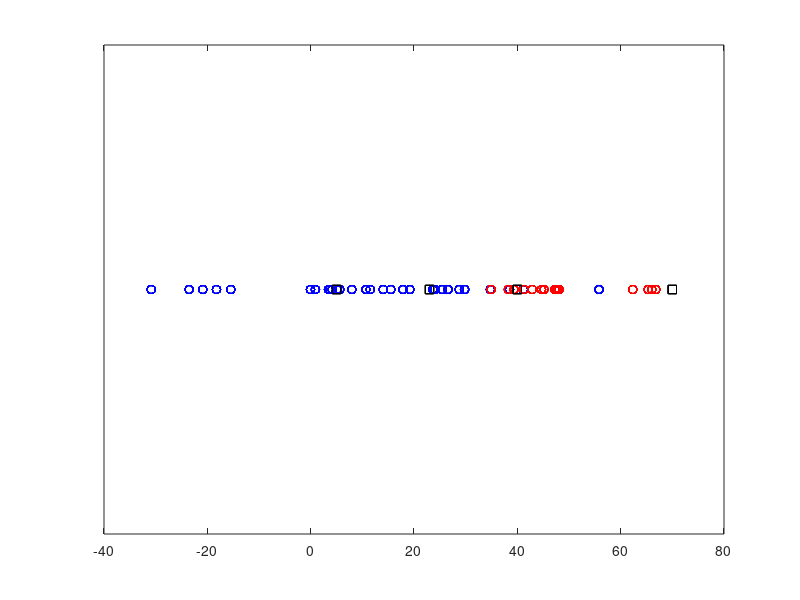
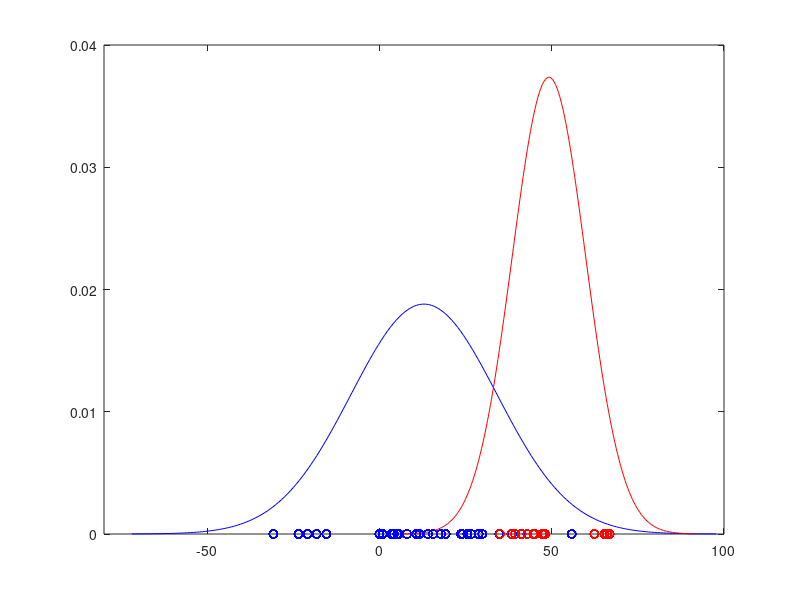
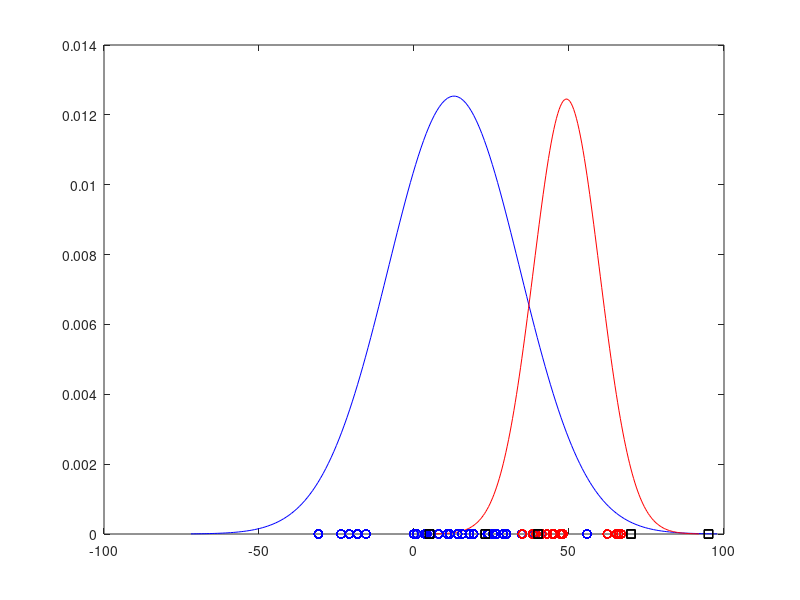

The MATLAB source for these figures, in order: (Note: this script raises an error after producing the figures.)
function f = one()

load('normdist(1).mat');


figure(1);
plot(S1, zeros(length(S1)), 'bo');
hold on;
plot(S2, zeros(length(S2)), 'ro');
hold on;
plot(T, zeros(length(T)), 'ks');
set(gca, 'YTick', 0:0:0);
set(gca, 'YTickLabel', {'','',''});
axis([-40 80 -0.1 0.1]);

figure(2);
maxEst=mle(S1);
muS1=maxEst(1);
sgS1=maxEst(2);
xS1=linspace(muS1-4*sgS1,muS1+4*sgS1,200);
pdfS1=1/(sqrt(2*pi)*sgS1)*exp(-(xS1-muS1).^2/(2*sgS1^2));
plot(xS1,pdfS1,'b');
axis([-80 100 0 0.04]);

hold on;

maxEst=mle(S2);
muS2=maxEst(1);
sgS2=maxEst(2);
xS2=linspace(muS2-4*sgS2,muS2+4*sgS2,200);
pdfS2=1/(sqrt(2*pi)*sgS2)*exp(-(xS2-muS2).^2/(2*sgS2^2));
plot(xS2,pdfS2,'r');

plot(S1, zeros(length(S1)), 'bo');
plot(S2, zeros(length(S2)), 'ro');

P_1 = length(S1)/(length(S1) + length(S2));
P_2 = length(S2)/(length(S1) + length(S2));

figure(3)

plot(xS1,pdfS1.*P_1, 'b');
hold on;
plot(xS2,pdfS2.*P_2, 'r');

plot(S1, zeros(length(S1)), 'bo');
plot(S2, zeros(length(S2)), 'ro');
plot(T, zeros(length(T)), 'ks');

syms x;
a = solve(1/(sqrt(2*pi)*sgS1)*exp(-(x-muS1).^2/(2*sgS1^2))*P_1 == 1/(sqrt(2*pi)*sgS2)*exp(-(x-muS2).^2/(2*sgS2^2)) * P_2, x);
eval(a)


end